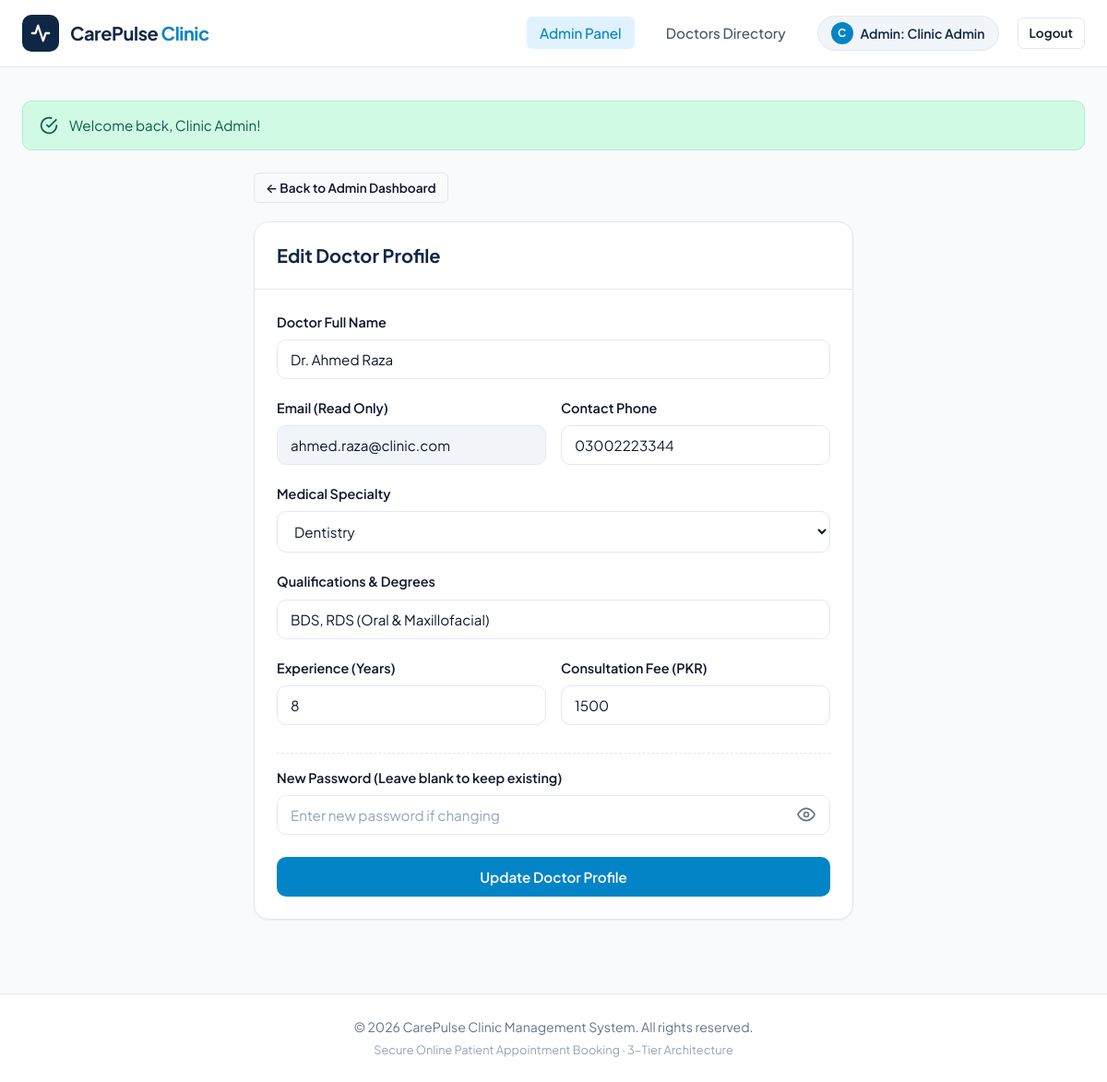
The app's page /admin_doctor_edit.php?id=2 (signed in) with its own data.
### tables this page shows
CREATE TABLE IF NOT EXISTS `doctors` (
    `id` INT AUTO_INCREMENT PRIMARY KEY,
    `user_id` INT NOT NULL UNIQUE,
    `specialty_id` INT NOT NULL,
    `qualification` VARCHAR(150) NOT NULL,
    `experience_years` INT NOT NULL,
    `fee` DECIMAL(10,2) NOT NULL,
    CONSTRAINT `fk_doctors_user` FOREIGN KEY (`user_id`) REFERENCES `users` (`id`) ON DELETE CASCADE,
    CONSTRAINT `fk_doctors_specialty` FOREIGN KEY (`specialty_id`) REFERENCES `specialties` (`id`) ON DELETE RESTRICT
);

CREATE TABLE IF NOT EXISTS `users` (
    `id` INT AUTO_INCREMENT PRIMARY KEY,
    `full_name` VARCHAR(100) NOT NULL,
    `email` VARCHAR(150) NOT NULL UNIQUE,
    `password` VARCHAR(255) NOT NULL,
    `phone` VARCHAR(20) NOT NULL,
    `role` ENUM('patient', 'doctor', 'admin') NOT NULL DEFAULT 'patient',
    `created_at` TIMESTAMP DEFAULT CURRENT_TIMESTAMP
);

CREATE TABLE IF NOT EXISTS `specialties` (
    `id` INT AUTO_INCREMENT PRIMARY KEY,
    `name` VARCHAR(100) NOT NULL UNIQUE
);

### config/db.php (called while the page is built, shortened)
<?php
function e($value) {
    return htmlspecialchars((string)$value, ENT_QUOTES, 'UTF-8');
}

### admin_doctor_edit.php (the view, shortened to what this page needs)
<?php
require_once __DIR__ . '/config/db.php';
$doctor_id = isset($_GET['id']) ? (int)$_GET['id'] : 0;
$stmt = $pdo->prepare("
    SELECT
        d.id AS doctor_id,
        d.user_id,
        d.specialty_id,
        d.qualification,
        d.experience_years,
        d.fee,
        u.full_name,
        u.email,
        u.phone
    FROM doctors d
    INNER JOIN users u ON d.user_id = u.id
    WHERE d.id = ?
    LIMIT 1
");
$stmt->execute([$doctor_id]);
$doctor = $stmt->fetch();
$specialties = $pdo->query("SELECT id, name FROM specialties ORDER BY name ASC")->fetchAll();
$full_name        = $doctor['full_name'];
$phone            = $doctor['phone'];
$specialty_id     = (int)$doctor['specialty_id'];
$qualification    = $doctor['qualification'];
$experience_years = (int)$doctor['experience_years'];
$fee              = (float)$doctor['fee'];
require_once __DIR__ . '/includes/header.php';
?>
<div style="max-width: 650px; margin: 20px auto;">
    <div style="margin-bottom: 20px;">
        <a href="admin_dashboard.php" class="btn btn-outline btn-sm">
            &larr; Back to Admin Dashboard
        </a>
    </div>
    <div class="card">
        <div class="card-header">
            <h2 style="font-size: 1.25rem; font-weight: 700; color: var(--primary); margin: 0;">
                Edit Doctor Profile
            </h2>
        </div>
        <div class="card-body">
            <form action="admin_doctor_edit.php?id=<?php echo $doctor_id; ?>" method="POST" id="edit-doctor-form">
                <div class="form-group">
                    <label class="form-label" for="full_name">Doctor Full Name</label>
                    <input
                        type="text"
                        id="full_name"
                        name="full_name"
                        class="form-control"
                        value="<?php echo e($full_name); ?>"
                        required
                    >
                </div>
                <div style="display: grid; grid-template-columns: 1fr 1fr; gap: 16px;">
                    <div class="form-group">
                        <label class="form-label">Email (Read Only)</label>
                        <input
                            type="email"
                            class="form-control"
                            value="<?php echo e($doctor['email']); ?>"
                            disabled
                            style="background-color: #f1f5f9; cursor: not-allowed;"
                        >
                    </div>
                    <div class="form-group">
                        <label class="form-label" for="phone">Contact Phone</label>
                        <input
                            type="text"
                            id="phone"
                            name="phone"
                            class="form-control"
                            value="<?php echo e($phone); ?>"
                            required
                        >
                    </div>
                </div>
                <div class="form-group">
                    <label class="form-label" for="specialty_id">Medical Specialty</label>
                    <select id="specialty_id" name="specialty_id" class="form-select" required>
                        <?php foreach ($specialties as $sp): ?>
                            <option value="<?php echo (int)$sp['id']; ?>" <?php echo ($specialty_id === (int)$sp['id']) ? 'selected' : ''; ?>>
                                <?php echo e($sp['name']); ?>
                            </option>
                        <?php endforeach; ?>
                    </select>
                </div>
                <div class="form-group">
                    <label class="form-label" for="qualification">Qualifications & Degrees</label>
                    <input
                        type="text"
                        id="qualification"
                        name="qualification"
                        class="form-control"
                        value="<?php echo e($qualification); ?>"
                        required
                    >
                </div>
                <div style="display: grid; grid-template-columns: 1fr 1fr; gap: 16px;">
                    <div class="form-group">
                        <label class="form-label" for="experience_years">Experience (Years)</label>
                        <input
                            type="number"
                            id="experience_years"
                            name="experience_years"
                            class="form-control"
                            min="0"
                            value="<?php echo e($experience_years); ?>"
                            required
                        >
                    </div>
                    <div class="form-group">
                        <label class="form-label" for="fee">Consultation Fee (PKR)</label>
                        <input
                            type="number"
                            id="fee"
                            name="fee"
                            class="form-control"
                            min="100"
                            step="50"
                            value="<?php echo e($fee); ?>"
                            required
                        >
                    </div>
                </div>
                <div class="form-group" style="margin-top: 10px; padding-top: 15px; border-top: 1px dashed var(--border);">
                    <label class="form-label" for="new_password">New Password (Leave blank to keep existing)</label>
                    <div class="password-input-group">
                        <input
                            type="password"
                            id="new_password"
                            name="new_password"
                            class="form-control"
                            placeholder="Enter new password if changing"
                        >
                        <button type="button" class="password-toggle-btn" data-target="new_password" aria-label="Show password" tabindex="-1">
                            <svg class="icon-eye" width="20" height="20" viewBox="0 0 24 24" fill="none" stroke="currentColor" stroke-width="2">
                                <path d="M1 12s4-8 11-8 11 8 11 8-4 8-11 8-11-8-11-8z"></path>
                                <circle cx="12" cy="12" r="3"></circle>
                            </svg>
                        </button>
                    </div>
                </div>
                <div style="margin-top: 24px;">
                    <button type="submit" class="btn btn-primary btn-block">
                        Update Doctor Profile
                    </button>
                </div>
            </form>
        </div>
    </div>
</div>
<?php require_once __DIR__ . '/includes/footer.php'; ?>

### assets/css/style.css (style rules this page uses)
:root { --primary: #0f2744; --primary-light: #1e3a5f; --primary-dark: #091a2e; --accent: #0284c7; --accent-hover: #0369a1; --accent-light: #e0f2fe; --success: #059669; --success-light: #d1fae5; --warning: #d97706; --warning-light: #fef3c7; --danger: #dc2626; --danger-light: #fee2e2; --bg-page: #f8fafc; --bg-card: #ffffff; --border: #e2e8f0; --border-focus: #0284c7; --text-primary: #0f172a; --text-secondary: #475569; --text-muted: #64748b; --radius-sm: 6px; --radius-md: 10px; --radius-lg: 16px; --radius-full: 9999px; --shadow-sm: 0 1px 2px 0 rgba(15, 23, 42, 0.05); --shadow-md: 0 4px 6px -1px rgba(15, 23, 42, 0.07), 0 2px 4px -2px rgba(15, 23, 42, 0.05); --shadow-lg: 0 10px 15px -3px rgba(15, 23, 42, 0.08), 0 4px 6px -4px rgba(15, 23, 42, 0.04); --transition: all 0.2s cubic-bezier(0.4, 0, 0.2, 1); }
*, *::before, *::after { box-sizing: border-box; margin: 0; padding: 0; }
html { overflow-y: scroll; scroll-behavior: smooth; }
body { font-family: 'Plus Jakarta Sans', -apple-system, BlinkMacSystemFont, "Segoe UI", Roboto, sans-serif; background-color: var(--bg-page); color: var(--text-primary); line-height: 1.6; min-height: 100vh; display: flex; flex-direction: column; -webkit-font-smoothing: antialiased; }
.btn { display: inline-flex; align-items: center; justify-content: center; gap: 8px; padding: 10px 18px; font-size: 0.95rem; font-weight: 600; border-radius: var(--radius-md); cursor: pointer; text-decoration: none; border: 1px solid transparent; transition: var(--transition); font-family: inherit; line-height: 1.4; }
.btn-primary { background-color: var(--accent); color: #ffffff; }
.btn-outline { background-color: transparent; border-color: var(--border); color: var(--text-primary); }
.btn-sm { padding: 6px 12px; font-size: 0.85rem; border-radius: var(--radius-sm); }
.btn-block { width: 100%; }
.card { background: var(--bg-card); border: 1px solid var(--border); border-radius: var(--radius-lg); box-shadow: var(--shadow-sm); overflow: hidden; transition: var(--transition); }
.card-header { padding: 20px 24px; border-bottom: 1px solid var(--border); display: flex; justify-content: space-between; align-items: center; }
.card-body { padding: 24px; }
.form-group { margin-bottom: 20px; }
.form-label { display: block; margin-bottom: 7px; font-size: 0.9rem; font-weight: 600; color: var(--text-primary); }
.form-control, .form-select { width: 100%; padding: 11px 14px; font-size: 0.95rem; font-family: inherit; border: 1.5px solid var(--border); border-radius: var(--radius-md); background-color: #ffffff; color: var(--text-primary); transition: var(--transition); outline: none; }
.form-control::placeholder { color: #94a3b8; }
.password-input-group { position: relative; display: flex; align-items: center; }
.password-input-group .form-control { padding-right: 46px; }
.password-toggle-btn { position: absolute; right: 10px; background: transparent; border: none; cursor: pointer; color: var(--text-muted); display: flex; align-items: center; justify-content: center; padding: 6px; border-radius: var(--radius-sm); transition: var(--transition); }

### records on screen
doctors: full_name "Dr. Ahmed Raza", user.email "ahmed.raza@clinic.com", phone "03002223344", specialty_id "Dentistry", qualification "BDS, RDS (Oral & Maxillofacial)", experience_years "8", fee "1500"

### other values on screen
substr($user['name'], 0, 1) "C"
$user['name'] "Clinic Admin"
$success_msg "Welcome back, Clinic Admin!"
